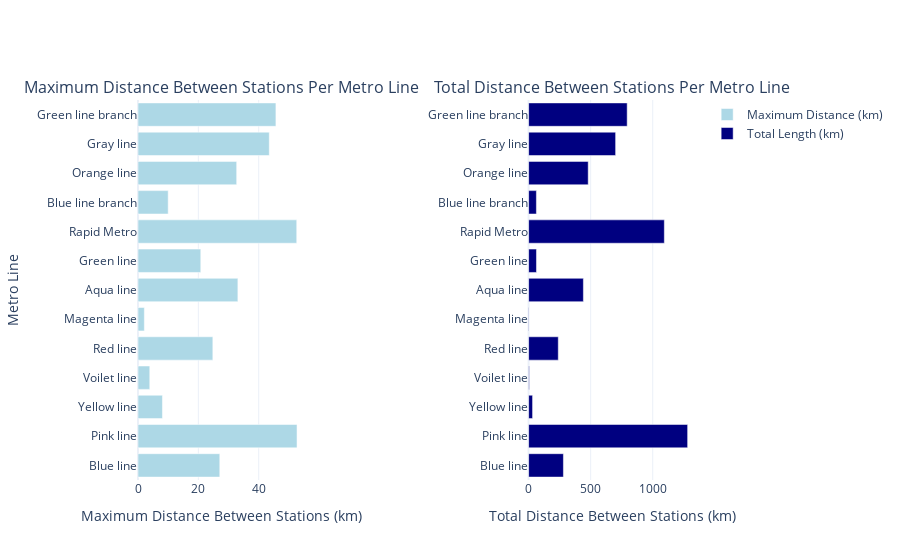

The notebook cell this image was saved under:
### Code cell
# creating subplots
fig = make_subplots(rows=1, cols=2, subplot_titles=('Maximum Distance Between Stations Per Metro Line',
                                                    'Total Distance Between Stations Per Metro Line'),
                    horizontal_spacing=0.4)

# Plot for Maximum Distance Between Stations
fig.add_trace(
    go.Bar(y=line_analysis['Line'], x=line_analysis['Maximum Distance Between Stations (km)'],
           orientation='h', name='Maximum Distance (km)', marker_color='lightblue'),
    row=1, col=1
)

# Plot for Total Distance Between Stations
fig.add_trace(
    go.Bar(y=line_analysis['Line'], x=line_analysis['Total Length (km)'],
           orientation='h', name='Total Length (km)', marker_color='navy'),
    row=1, col=2
)

# Update x-axis properties
fig.update_xaxes(title_text="Maximum Distance Between Stations (km)", row=1, col=1)
fig.update_xaxes(title_text="Total Distance Between Stations (km)", row=1, col=2)

# Update y-axis properties
fig.update_yaxes(title_text="Metro Line", row=1, col=1)
fig.update_yaxes(title_text="", row=1, col=2)

# Add hover information for Maximum Distance plot
fig.data[0].hovertemplate = 'Line: %{y} <br>Maximum Distance: %{x}'

# Add hover information for Total Distance plot
fig.data[1].hovertemplate = 'Line: %{y} <br>Total Distance: %{x} km'

# Show the figure
fig.show()

### Figure 1 — Plotly figure (JSON) as saved in the notebook; plotly's stock layout.template omitted (floating-point values rounded to 4 significant figures)
{"data": [{"hovertemplate": "Line: %{y} <br>Maximum Distance: %{x}", "marker": {"color": "lightblue"}, "name": "Maximum Distance (km)", "orientation": "h", "type": "bar", "x": [27.1, 52.7, 8.1, 3.9, 24.8, 2.1, 33.1, 20.8, 52.6, 10, 32.7, 43.5, 45.7], "xaxis": "x", "y": ["Blue line", "Pink line", "Yellow line", "Voilet line", "Red line", "Magenta line", "Aqua line", "Green line", "Rapid Metro", "Blue line branch", "Orange line", "Gray line", "Green line branch"], "yaxis": "y"}, {"hovertemplate": "Line: %{y} <br>Total Distance: %{x} km", "marker": {"color": "navy"}, "name": "Total Length (km)", "orientation": "h", "type": "bar", "x": [280.4, 1281.0, 32, 5.4, 239, 3.2, 441.4, 63.4, 1093.0, 62.8, 480.2, 701, 794.1], "xaxis": "x2", "y": ["Blue line", "Pink line", "Yellow line", "Voilet line", "Red line", "Magenta line", "Aqua line", "Green line", "Rapid Metro", "Blue line branch", "Orange line", "Gray line", "Green line branch"], "yaxis": "y2"}], "layout": {"annotations": [{"font": {"size": 16}, "showarrow": false, "text": "Maximum Distance Between Stations Per Metro Line", "x": 0.15, "xanchor": "center", "xref": "paper", "y": 1, "yanchor": "bottom", "yref": "paper"}, {"font": {"size": 16}, "showarrow": false, "text": "Total Distance Between Stations Per Metro Line", "x": 0.85, "xanchor": "center", "xref": "paper", "y": 1, "yanchor": "bottom", "yref": "paper"}], "xaxis": {"anchor": "y", "domain": [0, 0.3], "title": {"text": "Maximum Distance Between Stations (km)"}}, "xaxis2": {"anchor": "y2", "domain": [0.7, 1], "title": {"text": "Total Distance Between Stations (km)"}}, "yaxis": {"anchor": "x", "domain": [0, 1], "title": {"text": "Metro Line"}}, "yaxis2": {"anchor": "x2", "domain": [0, 1], "title": {"text": ""}}}}
